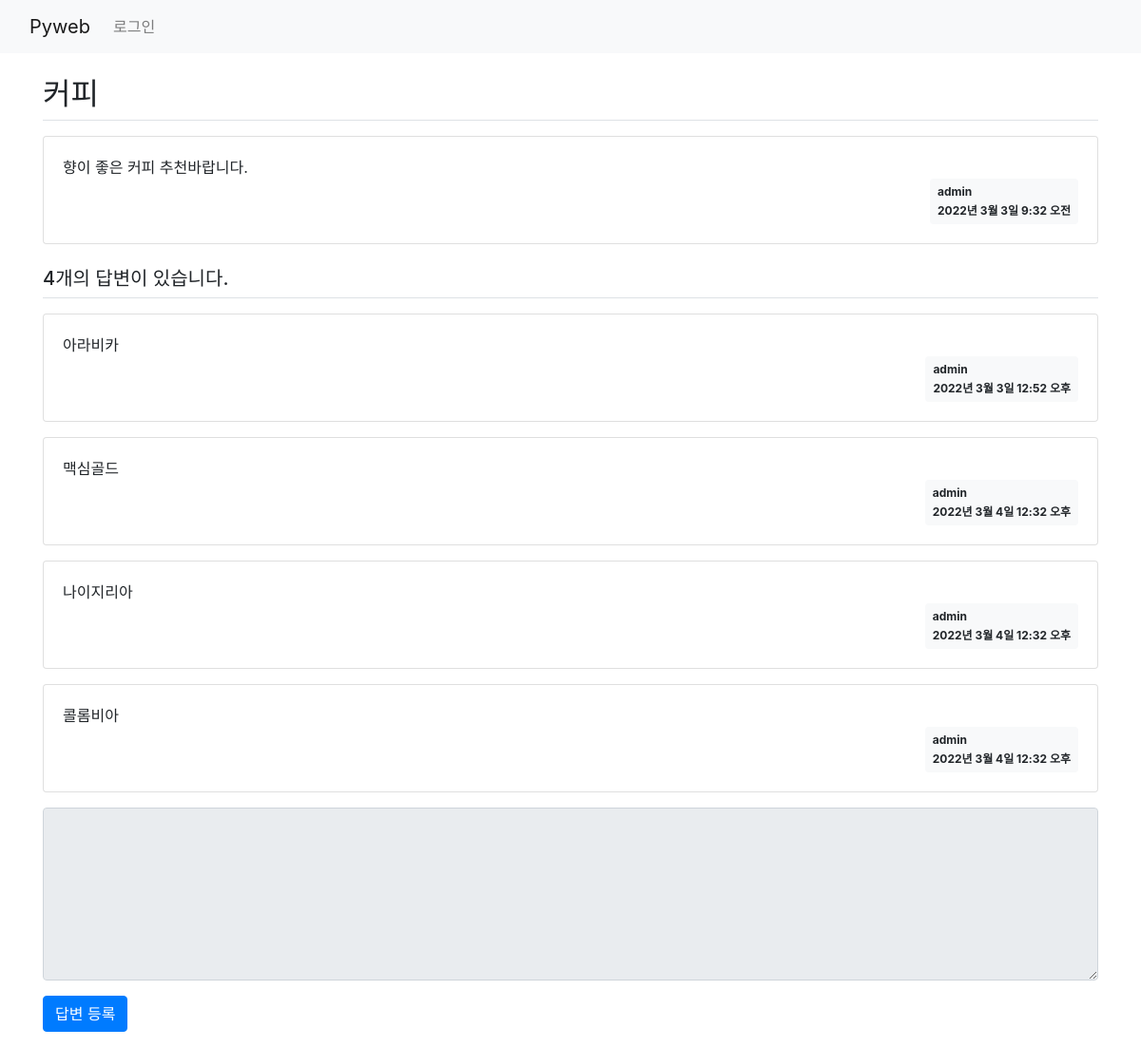
The app's page /board/5/ with its own data.
### board/models.py (models this page shows, shortened)
class Question(models.Model):
    subject = models.CharField(max_length=200)
    content = models.TextField()
    create_date = models.DateTimeField()
    author = models.ForeignKey(User, on_delete=models.CASCADE)

class Answer(models.Model):
    content = models.TextField()
    create_date = models.DateTimeField()
    question = models.ForeignKey(Question, on_delete=models.CASCADE)
    author = models.ForeignKey(User, on_delete=models.CASCADE)

### board/views.py (the view)
# urls.py: path('<int:question_id>/', views.detail, name='detail'), #127.0.0.1:8000/board/1/
def detail(request, question_id):
    question = get_object_or_404(Question, pk=question_id)  #url경로 오류 처리
    context = {'question':question}
    return render(request, 'board/detail.html', context)

### templates/board/detail.html (shortened to what this page needs)
{% extends 'base.html' %}
{% block content %}
    <div class="container my-3">
       <h2 class="border-bottom py-2">{{ question.subject }}</h2>
        <div class="card my-3">
            <div class="card-body">
                <div class="card-text" style="white-space:pre-line">{{ question.content }}</div>
                <div class="d-flex justify-content-end">
                    <div class="badge badge-light p-2 text-left">
                        <div class="mb-2">{{ question.author }}</div>
                        <div>{{ question.create_date }}</div>
                    </div>
                </div>
            </div>
        </div>
        <h5 class="border-bottom my-3 py-2">
            {{ question.answer_set.count }}개의 답변이 있습니다.
        </h5>
        {% for answer in question.answer_set.all %}
        <div class="card my-3">
            <div class="card-body">
                <div class="card-text"  style="white-space:pre-line">{{ answer.content }}</div>
                <div class="d-flex justify-content-end">
                    <div class="badge badge-light p-2 text-left">
                        <div class="mb-2">{{ answer.author }}</div>
                        <div>{{ answer.create_date }}</div>
                    </div>
                </div>
            </div>
        </div>
        {% endfor %}
        <form action="{% url 'board:answer_create' question.id %}" method="post">
          <div class="form-group">
              <textarea name="content" rows="7" cols="60" class="form-control"
                              {% if not user.is_authenticated %} disabled {% endif %}></textarea>
          </div>
          <input type="submit" value="답변 등록" class="btn btn-primary">
      </form>
    </div>
{% endblock %}

### records on screen
Question: subject "커피", content "향이 좋은 커피 추천바랍니다.", author "admin", create_date "2022년 3월 3일 9:32 오전", answer_set.count "4"
Answer: content "아라비카", author "admin", create_date "2022년 3월 3일 12:52 오후"
Answer: content "맥심골드", author "admin", create_date "2022년 3월 4일 12:32 오후"
Answer: content "나이지리아", author "admin", create_date "2022년 3월 4일 12:32 오후"
Answer: content "콜롬비아", author "admin", create_date "2022년 3월 4일 12:32 오후"
